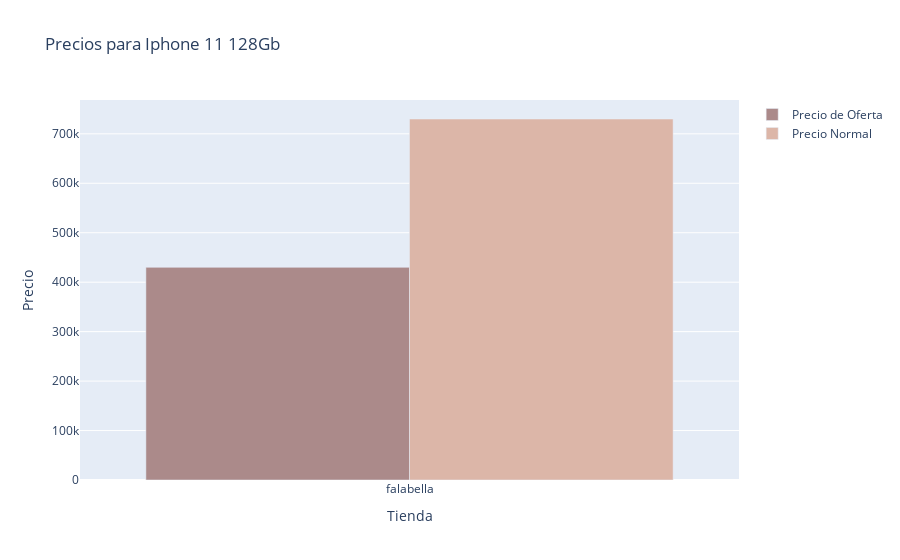

The cell this chart's notebook holds for it:
### Code cell
import pandas as pd
import plotly.graph_objects as go
from ipywidgets import interact

precios_normales = productos.pivot_table(index='modelo', columns='tienda', values='precio_normal')
precios_normales['Tienda_Mejor_Precio_Normal'] = precios_normales.idxmin(axis=1)
precios_normales['Precio_Normal_Más_Bajo'] = precios_normales.select_dtypes(include=['float64', 'int64']).min(axis=1)

precios_oferta = productos.pivot_table(index='modelo', columns='tienda', values='precio_oferta')
precios_oferta['Tienda_Mejor_Oferta'] = precios_oferta.idxmin(axis=1)
precios_oferta['Precio_Oferta_Más_Bajo'] = precios_oferta.select_dtypes(include=['float64', 'int64']).min(axis=1)

resultados = pd.concat([precios_oferta[['Tienda_Mejor_Oferta', 'Precio_Oferta_Más_Bajo']], precios_normales[['Tienda_Mejor_Precio_Normal', 'Precio_Normal_Más_Bajo']]], axis=1)

def update_graph(modelo):
    fig = go.Figure()
    
    fig.add_trace(go.Bar(
        x=[resultados.loc[modelo]['Tienda_Mejor_Oferta']],
        y=[resultados.loc[modelo]['Precio_Oferta_Más_Bajo']],
        name='Precio de Oferta',
        marker_color='#ab8a8a'
    ))

    fig.add_trace(go.Bar(
        x=[resultados.loc[modelo]['Tienda_Mejor_Precio_Normal']],
        y=[resultados.loc[modelo]['Precio_Normal_Más_Bajo']],
        name='Precio Normal',
        marker_color='#dcb6a8'
    ))
    
    fig.update_layout(
        title=f'Precios para {modelo.title()}',
        xaxis_title='Tienda',
        yaxis_title='Precio',
        barmode='group'
    )
    
    fig.show()

interact(update_graph, modelo=list(resultados.index))

### Figure 1 — Plotly figure (JSON) as saved in the notebook; plotly's stock layout.template omitted (floating-point values rounded to 4 significant figures)
{"data": [{"marker": {"color": "#ab8a8a"}, "name": "Precio de Oferta", "type": "bar", "x": ["falabella"], "y": [429990]}, {"marker": {"color": "#dcb6a8"}, "name": "Precio Normal", "type": "bar", "x": ["falabella"], "y": [729990]}], "layout": {"barmode": "group", "title": {"text": "Precios para Iphone 11 128Gb"}, "xaxis": {"title": {"text": "Tienda"}}, "yaxis": {"title": {"text": "Precio"}}}}
